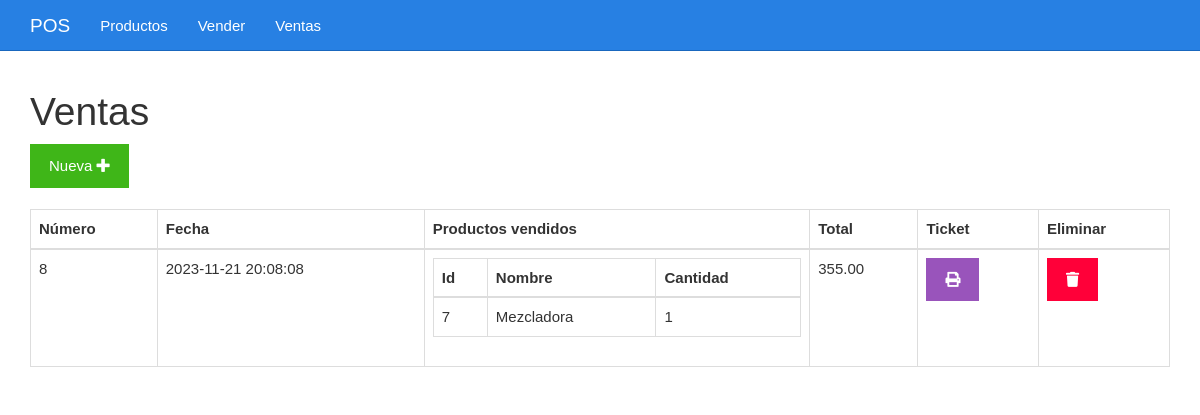
Page /ventas.php on the committed database.
### tables this page shows
CREATE TABLE `ventas` (
  `id` bigint(20) UNSIGNED NOT NULL,
  `fecha` datetime NOT NULL,
  `total` decimal(7,2) DEFAULT NULL
);

### ventas.php (the view)
<?php include_once "encabezado.php" ?>
<?php
include_once "base_de_datos.php";
$sentencia = $base_de_datos->query("SELECT ventas.total, ventas.fecha, ventas.id, GROUP_CONCAT(	productos.id, '..',  productos.nombre, '..', productos_vendidos.cantidad SEPARATOR '__') AS productos FROM ventas INNER JOIN productos_vendidos ON productos_vendidos.id_venta = ventas.id INNER JOIN productos ON productos.id = productos_vendidos.id_producto GROUP BY ventas.id ORDER BY ventas.id;");
$ventas = $sentencia->fetchAll(PDO::FETCH_OBJ);
?>
	<div class="col-xs-12">
		<h1>Ventas</h1>
		<div>
			<a class="btn btn-success" href="./vender.php">Nueva <i class="fa fa-plus"></i></a>
		</div>
		<br>
		<table class="table table-bordered">
			<thead>
				<tr>
					<th>Número</th>
					<th>Fecha</th>
					<th>Productos vendidos</th>
					<th>Total</th>
					<th>Ticket</th>
					<th>Eliminar</th>
				</tr>
			</thead>
			<tbody>
				<?php foreach($ventas as $venta){ ?>
				<tr>
					<td><?php echo $venta->id ?></td>
					<td><?php echo $venta->fecha ?></td>
					<td>
						<table class="table table-bordered">
							<thead>
								<tr>
									<th>Id</th>
									<th>Nombre</th>
									<th>Cantidad</th>
								</tr>
							</thead>
							<tbody>
								<?php foreach(explode("__", $venta->productos) as $productosConcatenados){
								$producto = explode("..", $productosConcatenados)
								?>
								<tr>
									<td><?php echo $producto[0] ?></td>
									<td><?php echo $producto[1] ?></td>
									<td><?php echo $producto[2] ?></td>
								</tr>
								<?php } ?>
							</tbody>
						</table>
					</td>
					<td><?php echo $venta->total ?></td>
					<td><a class="btn btn-info" href="<?php echo "imprimirTicket.php?id=" . $venta->id?>"><i class="fa fa-print"></i></a></td>
					<td><a class="btn btn-danger" href="<?php echo "eliminarVenta.php?id=" . $venta->id?>"><i class="fa fa-trash"></i></a></td>
				</tr>
				<?php } ?>
			</tbody>
		</table>
	</div>
<?php include_once "pie.php" ?>

### css/estilo.css (style rules this page uses)
body { padding-top: 70px; }

### rows in the picture
ventas: id "8", fecha "2023-11-21 20:08:08", producto "7", producto "Mezcladora", producto "1", total "355.00"
